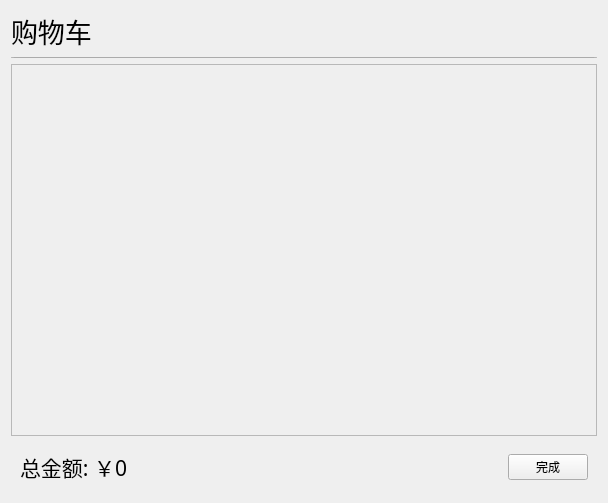
<?xml version="1.0" encoding="UTF-8"?>
<ui version="4.0">
 <class>CartWidget</class>
 <widget class="QWidget" name="CartWidget">
  <property name="geometry">
   <rect>
    <x>0</x>
    <y>0</y>
    <width>608</width>
    <height>503</height>
   </rect>
  </property>
  <property name="windowTitle">
   <string>Form</string>
  </property>
  <layout class="QVBoxLayout" name="verticalLayout">
   <item>
    <widget class="QLabel" name="label">
     <property name="maximumSize">
      <size>
       <width>16777215</width>
       <height>50</height>
      </size>
     </property>
     <property name="font">
      <font>
       <family>等线</family>
       <pointsize>20</pointsize>
      </font>
     </property>
     <property name="text">
      <string>购物车</string>
     </property>
    </widget>
   </item>
   <item>
    <widget class="QPushButton" name="pushButton">
     <property name="maximumSize">
      <size>
       <width>16777215</width>
       <height>1</height>
      </size>
     </property>
     <property name="focusPolicy">
      <enum>Qt::NoFocus</enum>
     </property>
     <property name="text">
      <string/>
     </property>
    </widget>
   </item>
   <item>
    <widget class="QScrollArea" name="scrollArea">
     <property name="widgetResizable">
      <bool>true</bool>
     </property>
     <widget class="QWidget" name="scrollAreaWidgetContents">
      <property name="geometry">
       <rect>
        <x>0</x>
        <y>0</y>
        <width>584</width>
        <height>365</height>
       </rect>
      </property>
      <layout class="QVBoxLayout" name="verticalLayout_2"/>
     </widget>
    </widget>
   </item>
   <item>
    <widget class="QWidget" name="widget_4" native="true">
     <layout class="QHBoxLayout" name="horizontalLayout">
      <item>
       <widget class="QLabel" name="label_totalFare">
        <property name="font">
         <font>
          <family>微软雅黑</family>
          <pointsize>16</pointsize>
         </font>
        </property>
        <property name="text">
         <string>总金额: ￥0</string>
        </property>
       </widget>
      </item>
      <item>
       <spacer name="horizontalSpacer">
        <property name="orientation">
         <enum>Qt::Horizontal</enum>
        </property>
        <property name="sizeHint" stdset="0">
         <size>
          <width>315</width>
          <height>20</height>
         </size>
        </property>
       </spacer>
      </item>
      <item>
       <widget class="QPushButton" name="pushButton_ok">
        <property name="text">
         <string>完成</string>
        </property>
       </widget>
      </item>
     </layout>
    </widget>
   </item>
  </layout>
 </widget>
 <resources/>
 <connections/>
</ui>
